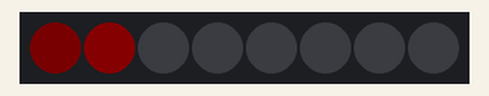
Simulated run of this program. Board: Raspberry Pi Pico running MicroPython. Parts: 8 RGB LEDs in strip order, left to right. Dim RGB values are drawn brighter than linear.

Above: at 0.1 s.
At 3.1 s:
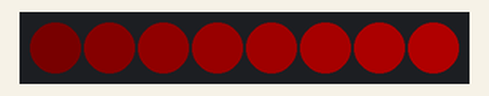
At 5.1 s:
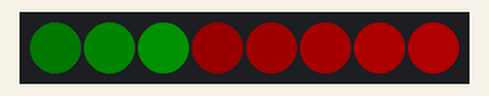
At 7.6 s:
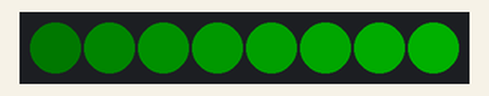
At 9.6 s:
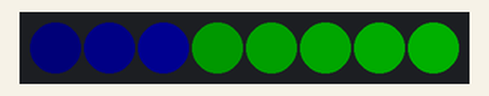
At 12.1 s:
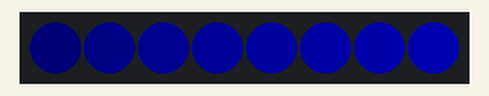
Timing chart, 0 to 40.0 s (numbered marks = the images above):
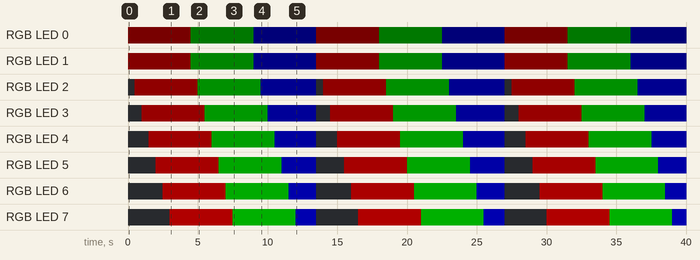

Measured:
- by itself, RGB LED 0: repeats every 13.5 s: RGB(0, 2, 0) 4.5 s, RGB(0, 0, 2) 4.5 s, RGB(2, 0, 0) 4.5 s
- by itself, RGB LED 1: repeats every 13.5 s: RGB(0, 8, 0) 4.5 s, RGB(0, 0, 8) 4.5 s, RGB(8, 0, 0) 4.5 s
- by itself, RGB LED 2: repeats every 13.5 s: RGB(0, 16, 0) 4.5 s, RGB(0, 0, 16) 4.0 s, off 0.50 s, RGB(16, 0, 0) 4.5 s
- by itself, RGB LED 3: repeats every 13.5 s: RGB(0, 24, 0) 4.5 s, RGB(0, 0, 24) 3.5 s, off 1.0 s, RGB(24, 0, 0) 4.5 s
- by itself, RGB LED 4: repeats every 13.5 s: RGB(0, 32, 0) 4.5 s, RGB(0, 0, 32) 3.0 s, off 1.5 s, RGB(32, 0, 0) 4.5 s
- by itself, RGB LED 5: repeats every 13.5 s: RGB(0, 40, 0) 4.5 s, RGB(0, 0, 40) 2.5 s, off 2.0 s, RGB(40, 0, 0) 4.5 s
- by itself, RGB LED 6: repeats every 13.5 s: RGB(0, 48, 0) 4.5 s, RGB(0, 0, 48) 2.0 s, off 2.5 s, RGB(48, 0, 0) 4.5 s
- by itself, RGB LED 7: repeats every 13.5 s: RGB(0, 56, 0) 4.5 s, RGB(0, 0, 56) 1.5 s, off 3.0 s, RGB(56, 0, 0) 4.5 s

The program:

A08_1.py
```python
# --1--> Importar los módulos necesarios
import machine, neopixel
import time # <--1--

# --2--> Crear objeto definiendo el pin y el numero de LEDs
np = neopixel.NeoPixel(machine.Pin(0), 8) # <--2--

while True:
    # --3--> Bucle para gradiente de rojo
    for i in range(0, 8):
        if i == 0:
            np[0] = (2, 0, 0)
        else:
            np[i] = (i*8, 0, 0)
            np.write()
            time.sleep_ms(500) # <--3--

    time.sleep(1) # Retardo entre gradientes

    # --4--> Bucle para gradiente de verde
    for i in range(0, 8):
        if i == 0:
            np[0] = (0, 2, 0)
        else:
            np[i] = (0, i*8, 0)
            np.write()
            time.sleep_ms(500) # <--4--

    time.sleep(1) # Retardo entre gradientes

    # --5--> Bucle para gradiente de azul
    for i in range(0, 8):
        if i == 0:
            np[0] = (0, 0, 2)
        else:
            np[i] = (0, 0, i*8)
            np.write()
            time.sleep_ms(500) # <--5--

    time.sleep(1) # Retardo entre gradientes

    # --5--> Apagado
    for i in range(0, 8):
        np[i] = (0, 0, 0)
        np.write() # <--5--
```
